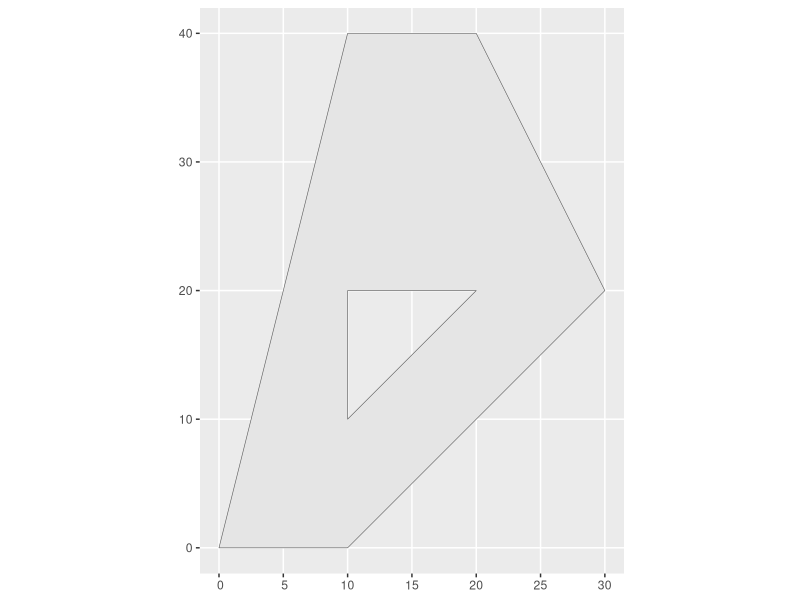
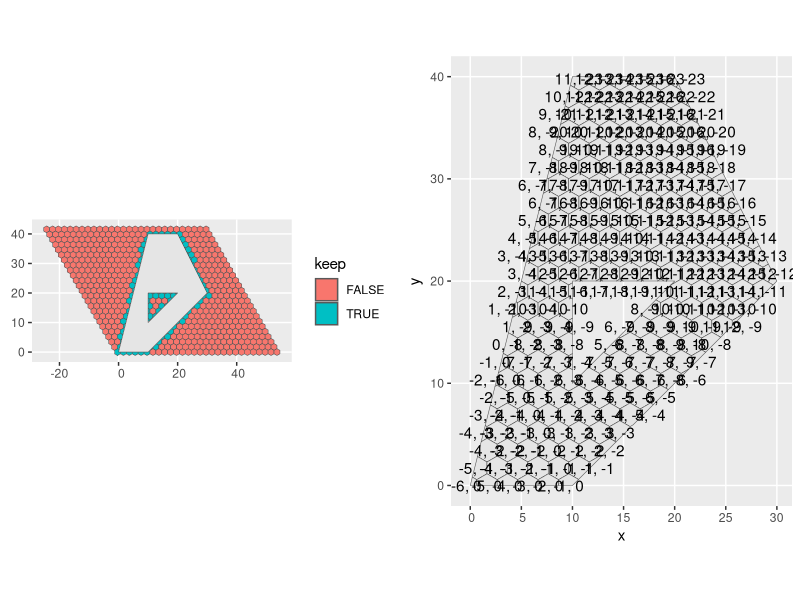

These charts were generated, in order, by the following R code: (Note: this script raises an error after producing the figures.)
#### Re-implement patches for row and column representation used by

library("sf")
library("tidyverse")

## Let's start with a square 50x50km landscape:
xrange <- c(0, 10) + runif(1,-50,50)
yrange <- c(0, 10) + runif(1,-50,50)
corners <- tribble(~x, ~y,
                   xrange[1], yrange[1],
                   xrange[2], yrange[1],
                   xrange[2], yrange[2],
                   xrange[1], yrange[2],
                   xrange[1], yrange[1]
)
landscape <- st_sfc(st_multipolygon(list(list(as.matrix(corners)))))

p1 <- rbind(c(0,0), c(10,0), c(30,20), c(20,40), c(10,40), c(0,0))
p2 <- rbind(c(10,10), c(10,20), c(20,20), c(10,10))
landscape <- st_sfc(st_polygon(list(p1,p2)))
ggplot(landscape) + geom_sf()


centerpoint <- st_centroid(landscape)
reference_point <- st_point(runif(2,-10,20))

hexwth <- 2
# Height (corner to corner):
hexhgt <- 2*hexwth / 3^0.5
# Side length:
hexlth <- hexhgt/2
# Max area:
hexarea <- sqrt(3)*hexwth^2/2

min_prop <- 0.01

## We will use an axial coordinate system for hexagons:
# https://www.redblobgames.com/grids/hexagons/#map-storage

## Row numbers (r) are relatively easy:
yrange <- as.numeric(st_bbox(reference_point)["ymin"] - st_bbox(landscape)[c("ymin","ymax")]) / ((hexlth+hexhgt)/2)
r <- seq(floor(yrange[2]-1), ceiling(yrange[1]+1))
r <- seq(floor(yrange[2]), ceiling(yrange[1]))
yrange
r

## For column numbers (q) we need to distort the boundary box relative to the reference point:
refy <- st_bbox(reference_point)["ymin"]
refx <- st_bbox(reference_point)["xmin"]
bbox <- st_bbox(landscape)

bbox["xmax"] + (bbox["ymax"] - refy) * tanpi(1/6)
bbox["xmin"] + (bbox["ymin"] - refy) * tanpi(1/6)

xrange <- (c(
  as.numeric(bbox["xmin"] + (bbox["ymin"] - refy) * tanpi(1/6)),
  as.numeric(bbox["xmax"] + (bbox["ymax"] - refy) * tanpi(1/6))
) - refx) / hexwth

q <- seq(floor(xrange[1]-1), ceiling(xrange[2]+1))
q <- seq(floor(xrange[1]), ceiling(xrange[2]))
q

genpoly <- function(x, y){
  hexpoints <- t(matrix(c(
    0, hexhgt/2,
    hexwth/2, hexlth/2,
    hexwth/2, -hexlth/2,
    0, -hexhgt/2,
    -hexwth/2, -hexlth/2,
    -hexwth/2, hexlth/2,
    0, hexhgt/2
  ), nrow=2) + c(x,y))
  st_sfc(st_polygon(list(hexpoints)), crs=st_crs(landscape))
}

hexagons <- expand_grid(r=r, q=q) %>%
  mutate(y = st_bbox(reference_point)["ymin"] - r*(hexlth+hexhgt)/2) %>%
  mutate(x = st_bbox(reference_point)["xmin"] + r*hexwth/2 + q*hexwth) %>%
  mutate(index=1:n(), lab = str_c(q, ", ", r)) %>%
  mutate(xx=x, yy=y) %>%
  st_as_sf(coords=c("xx","yy")) %>%
  mutate(dist = st_distance(geometry, landscape)[,1], keep=dist < (hexhgt/2)) %>%
  as_tibble() %>%
  split(.$index) %>%
  lapply(function(.x) .x %>% mutate(geometry = genpoly(x, y))) %>%
  bind_rows()

pt1 <- ggplot() +
  geom_sf(aes(geometry=geometry, fill=keep), hexagons) +
  geom_sf(aes(geometry=geometry), landscape) +
  theme(legend.pos="none")

hexagons <- hexagons %>%
  mutate(OK = st_intersects(geometry, landscape, sparse=FALSE)[,1]) %>%
  filter(OK) %>%
  select(-OK) %>%
  st_as_sf() %>%
  st_intersection(landscape) %>%
  mutate(area = as.numeric(st_area(geometry), units="m")) %>%
  filter(area >= min_prop * hexarea)


pt2 <- ggplot(hexagons, aes(x=x, y=y, label=lab, geometry=geometry)) +
  geom_sf() +
  geom_text()

ggpubr::ggarrange(pt1, pt2)


patches <- generate_patches(landscape, hexwth, reference_point=reference_point)
ggplot(patches) +
  geom_sf(aes(geometry=geometry)) +
  geom_sf_text(aes(geometry=centroid, label=str_c(r, ", ", q)))

patches <- generate_patches(landscape, hexwth)
ggplot(patches) +
  geom_sf(aes(geometry=geometry)) +
  geom_sf_text(aes(geometry=centroid, label=str_c(r, ", ", q)))

ggplot(patches) +
  geom_sf(aes(geometry=geometry)) +
  geom_sf_text(aes(geometry=centroid, label=Index))

neighbours <- generate_neighbours(patches, calc=TRUE)
neighbours %>% filter(Index=="patch_14")
